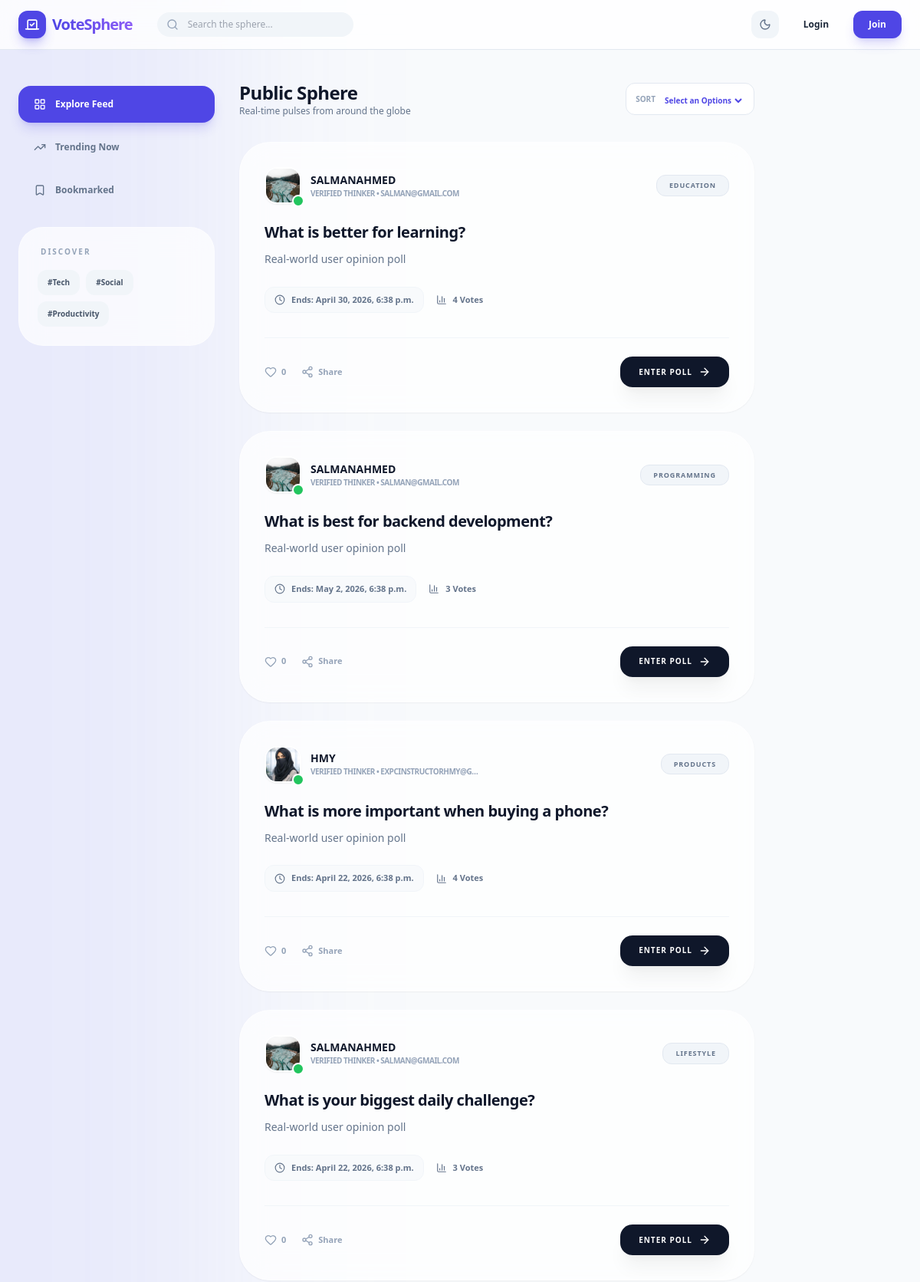
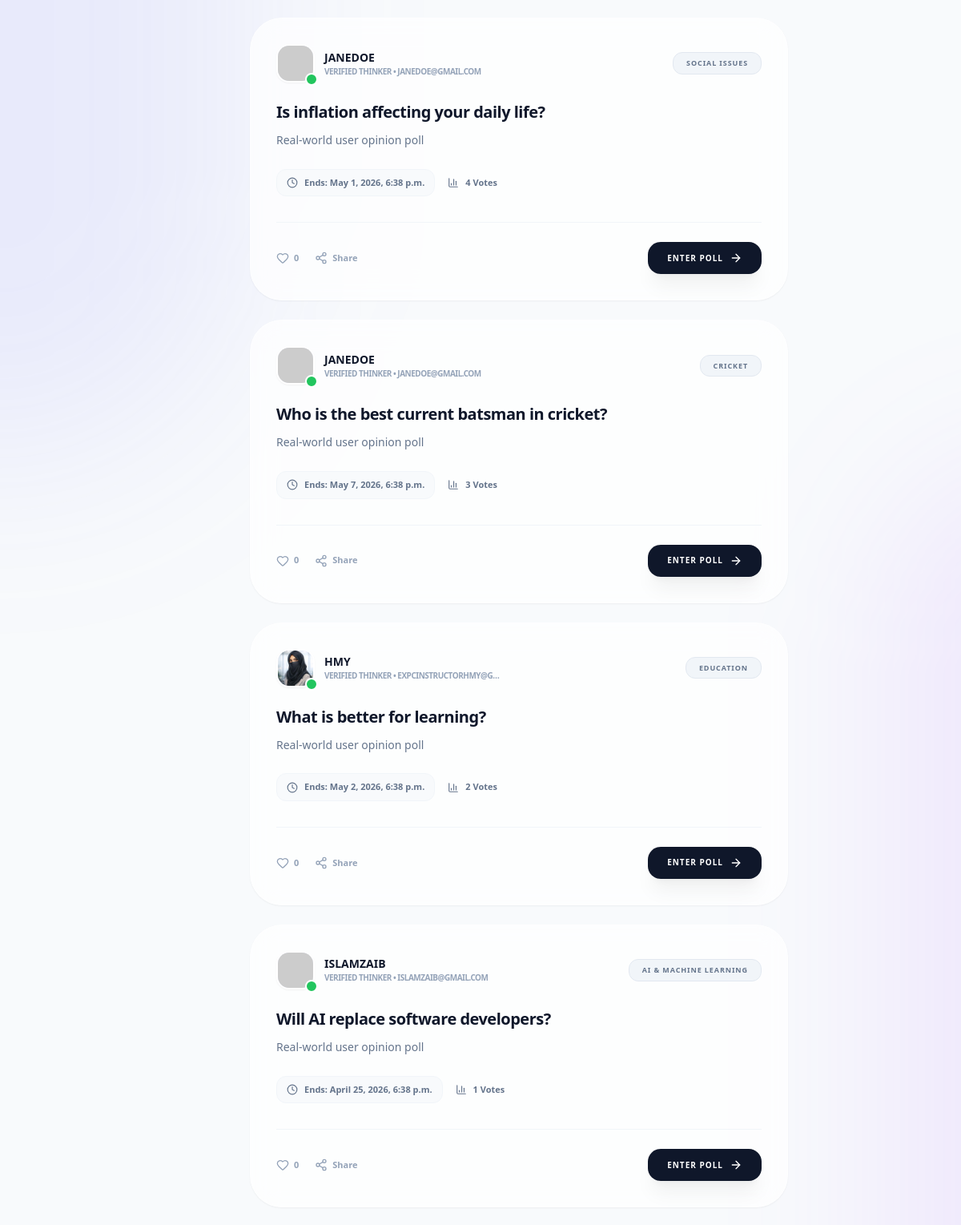
/ques/feeds (upper part), run on the app's committed database (2 pictures, top to bottom).
### questonaries/models.py (models this page shows)
class Question(models.Model):
    ques = models.TextField(null=False)
    q_desc = models.TextField(null=True)
    expiry = models.DateTimeField()
    hashtags = models.TextField(null=True)
    img = models.ImageField(
        upload_to='images/Ques_Covers/%Y/%m/%d/',
        validators=[FileExtensionValidator(
            allowed_extensions=['jpg','jpeg','png','webp', 'gif'],
            message="Only this image formates are allowed: jpg, jpeg, gif, png, webp.")],
          blank=True, null=True
        )
    u_id = models.ForeignKey(User,on_delete=models.CASCADE)
    cat_id = models.ForeignKey(Category,on_delete=models.PROTECT)
    created_at= models.DateTimeField(auto_now_add=True)

class Category(models.Model):
    category = models.CharField(max_length=200)

### users/models.py (models this page shows, shortened)
class UserProfile(models.Model):
    user_id = models.OneToOneField(User,on_delete=models.CASCADE,primary_key=True,related_name='profile')
    profile_picture = models.ImageField(
        upload_to='images/profile_pictures/%Y/%m/%d/',
        validators=[FileExtensionValidator(
            allowed_extensions=['jpg','jpeg','png','webp', 'gif'],
            message="Only this image formates are allowed: jpg, jpeg, gif, png, webp.")],
          blank=True, null=True
        )
    bio = models.TextField(blank=True, max_length=300)
    location = models.CharField(max_length=150, blank=True)
    birth_date = models.DateField(blank=True,null=True)
    created_at = models.DateTimeField(auto_now_add=True)
    uploaded_at = models.DateTimeField(auto_now_add=True)

### questonaries/views.py (the view)
def feed_view(req):
    hashtag = req.GET.get('hashtag')
    trend_q= req.GET.get('trend_q')
    search = req.GET.get('search')
    sort = req.GET.get('sort')
    feeds = None
    print("search" , search)
    if req.user.is_authenticated:
        feeds = Question.objects.exclude(u_id = req.user,expiry__gt=timezone.now())
    else:
        feeds=Question.objects.all()
    if trend_q=="1":
        feeds= tranding_ques(req)
        print(feeds)
    if search:
        feeds = feeds.filter(
            Q(ques__icontains=search) |
            Q(q_desc__icontains=search) |
            Q(hashtags__icontains=search)
        )
    if sort=='popular':
        feeds = popular(req)
    else:
        feeds = feeds.order_by('-created_at')
    if hashtag:
        feeds =feeds.filter(hashtags__icontains=hashtag)
    trend_tags = trending_hashtags()
    feed_array=[]
    for f in feeds:
        total = Vote_Click.objects.filter(opt_id__q_id=f).count()
        likes = PostLikes.objects.filter(q_id=f.id).count()
        user_liked = PostLikes.objects.filter(q_id=f.id,user_id=req.user.id).exists()
        feed_array.append({
            'ques_vote_count':total,
            'ques_data':f,
            'likes': likes,
            'user_liked':user_liked
        })
    context= {
        'feeds':feed_array,
        'trending_tags':trend_tags
        }
    return render(req,"questionaries/Feed.html", context)

### questonaries/views.py (called while the page is built)
def trending_hashtags():
    ques = Question.objects.all()
    tags_list=[]
    for q in ques:
        if q.hashtags:
            tags = q.hashtags.split()
            for tag in tags:
                tags_list.append(tag.strip().lower())
    tag_count = Counter(tags_list)
    tag = tag_count.most_common(3)
    print(tag)
    return tag

### questonaries/Templates/questionaries/Feed.html (shortened to what this page needs)
{% extends 'home/layout.html' %}
{% block content %}
<body class="bg-slate-50 dark:bg-slate-950 text-slate-800 dark:text-slate-200 transition-colors duration-500 min-h-screen font-sans flex flex-col">
    <div class="fixed inset-0 -z-10 overflow-hidden">
    </div>
    <header class="sticky top-0 z-40 bg-white/80 dark:bg-slate-950/80 backdrop-blur-xl border-b border-slate-200 dark:border-slate-800">
        <div class="max-w-7xl mx-auto px-4 sm:px-6 h-16 flex items-center justify-between">
            <div class="flex items-center gap-4 sm:gap-8">
                <a href="{% url 'home' %}" class="flex items-center gap-2 group">
                    <div class="bg-brand-600 p-2 rounded-xl text-white shadow-lg shadow-brand-600/30 transform group-hover:rotate-12 transition-transform">
                        <i data-lucide="vote" class="w-5 h-5"></i>
                    </div>
                    <span class="text-xl font-black tracking-tighter bg-gradient-to-r from-brand-600 to-violet-500 bg-clip-text text-transparent">
                    </span>
                </a>
                <form method="GET">
                    <div class="hidden md:flex relative group">
                        <i data-lucide="search" class="absolute left-3 top-1/2 -translate-y-1/2 w-4 h-4 text-slate-400"></i>
                        <input type="text" placeholder="Search the sphere..." name="search" class="bg-slate-100 dark:bg-slate-900 border-none rounded-2xl py-2 pl-10 pr-4 text-xs w-64 focus:ring-2 focus:ring-brand-600/20 transition-all outline-none">
                    </div>
                </form>
            </div>
            <div class="flex items-center gap-2 sm:gap-4">
                <button onclick="toggleTheme()" class="p-2.5 rounded-xl bg-slate-100 dark:bg-slate-900 text-slate-500 dark:text-slate-400 hover:text-brand-600 transition-all active:scale-90">
                    <i data-lucide="moon" class="w-4 h-4 block dark:hidden"></i>
                </button>
                {% if user.is_authenticated %}
                    <a href="{% url 'create-ques' %}" class="bg-brand-600 hover:bg-brand-700 text-white px-4 py-2.5 rounded-xl text-xs font-black flex items-center gap-2 transition-all shadow-lg shadow-brand-600/20 active:scale-95">
                        <i data-lucide="plus" class="w-4 h-4"></i>
                        <span class="hidden sm:inline">Create Poll</span>
                    </a>
                    <a href="{% url 'Logout' %}" class="bg-brand-600 text-white px-4 py-2 rounded-lg text-xs font-bold hover:bg-brand-700 shadow-md shadow-brand-600/30 transition active:scale-95">Logout</a>
                    <a href="{% url 'profile' %}">
                        <div class="w-8 h-8 rounded-full bg-gradient-to-tr from-brand-600 to-purple-500 p-0.5">
                            <img src="{% if user.profile.profile_picture %}{{user.profile.profile_picture.url}}{% else %}https://api.dicebear.com/7.x/avataaars/svg?seed={{request.user.username}}{% endif %}" class="w-full h-full rounded-full bg-white dark:bg-slate-900" alt="Avatar">
                        </div>
                    </a>
                {% else %}
                    <a href="{% url 'login' %}" class="hidden sm:block text-xs font-bold px-4 py-2 rounded-xl hover:bg-slate-100 dark:hover:bg-slate-900 transition-colors">Login</a>
                    <a href="{% url 'regis' %}" class="bg-brand-600 text-white px-5 py-2.5 rounded-xl text-xs font-black hover:bg-brand-700 shadow-lg shadow-brand-600/20 transition active:scale-95">Join</a>
                {% endif %}
            </div>
        </div>
    </header>
    <div class="max-w-7xl mx-auto w-full px-4 sm:px-6 py-6 lg:py-10 flex gap-8 flex-grow">
        <aside class="hidden lg:flex flex-col gap-6 w-64 sticky top-28 h-fit">
            <div class="space-y-2">
                <a href="{% url 'feeds' %}"
                   class="flex items-center gap-3 px-5 py-4 rounded-2xl text-xs transition-all
                   {% if request.resolver_match.url_name == 'feeds' and not request.GET.trend_q %}
                        bg-brand-600 text-white font-black shadow-lg shadow-brand-600/20
                   {% else %}
                        text-slate-500 hover:bg-white dark:hover:bg-slate-900 font-bold hover:translate-x-1
                   {% endif %}">
                    <i data-lucide="layout-grid" class="w-4 h-4"></i> Explore Feed
                </a>
                <a href="{% url 'feeds' %}?trend_q=1"
                   class="flex items-center gap-3 px-5 py-4 rounded-2xl text-xs transition-all
                   {% if request.GET.trend_q == '1' %}
                        bg-brand-600 text-white font-black shadow-lg shadow-brand-600/20
                   {% else %}
                        text-slate-500 hover:bg-white dark:hover:bg-slate-900 font-bold hover:translate-x-1
                   {% endif %}">
                    <i data-lucide="trending-up" class="w-4 h-4"></i> Trending Now
                </a>
                <a href="#"
                   class="flex items-center gap-3 px-5 py-4 rounded-2xl text-xs transition-all
                   {% if request.resolver_match.url_name == 'bookmarks_url_name' %}
                        bg-brand-600 text-white font-black shadow-lg shadow-brand-600/20
                   {% else %}
                        text-slate-500 hover:bg-white dark:hover:bg-slate-900 font-bold hover:translate-x-1
                   {% endif %}">
                    <i data-lucide="bookmark" class="w-4 h-4"></i> Bookmarked
                </a>
            </div>
            <div class="p-6 glass-card rounded-[2rem]">
                <h3 class="text-[10px] font-black uppercase tracking-[0.2em] text-slate-400 mb-4 px-1">Discover</h3>
                <div class="flex flex-wrap gap-2">
                    <a href="{% url 'feeds' %}?hashtag=tech" class="px-3 py-2 bg-slate-100 dark:bg-slate-800 rounded-xl text-[10px] font-bold text-slate-600 dark:text-slate-300 border border-transparent hover:border-brand-600 cursor-pointer transition-all">#Tech</a>
                    <a href="{% url 'feeds' %}?hashtag=social" class="px-3 py-2 bg-slate-100 dark:bg-slate-800 rounded-xl text-[10px] font-bold text-slate-600 dark:text-slate-300 border border-transparent hover:border-brand-600 cursor-pointer transition-all">#Social</a>
                    <a href="{% url 'feeds' %}?hashtag=Productivity" class="px-3 py-2 bg-slate-100 dark:bg-slate-800 rounded-xl text-[10px] font-bold text-slate-600 dark:text-slate-300 border border-transparent hover:border-brand-600 cursor-pointer transition-all">#Productivity</a>
                </div>
            </div>
        </aside>
        <main class="flex-grow max-w-2xl space-y-6">
            <div class="flex items-center justify-between pb-2">
                <div>
                    <h1 class="text-2xl font-black tracking-tight text-slate-900 dark:text-white">Public Sphere</h1>
                    <p class="text-xs text-slate-500 font-medium">Real-time pulses from around the globe</p>
                </div>
                <div class="flex items-center gap-2 bg-white dark:bg-slate-900 px-3 py-2 rounded-xl border border-slate-200 dark:border-slate-800">
                    <span class="text-[10px] font-black text-slate-400 uppercase">Sort</span>
                    <form method="GET">
                        <select name="sort" onchange="this.form.submit()" class="bg-transparent text-[10px] font-black text-brand-600 outline-none cursor-pointer">
                            <option>Select an Options</option>
                        </select>
                    </form>
                </div>
            </div>
            {% for f in feeds %}
            <a href="{% url 'voting_pole' f.ques_data.id %}">
            <div class="glass-card rounded-[2.5rem] p-6 lg:p-8 shadow-sm transition-all hover:shadow-xl hover:shadow-brand-600/5 group relative overflow-hidden">
                <div class="flex items-center justify-between mb-6">
                    <div class="flex items-center gap-3">
                        <div class="relative">
                            <img src="{% if f.ques_data.u_id.profile.profile_picture %}{{f.ques_data.u_id.profile.profile_picture.url}}{% else %}https://api.dicebear.com/7.x/avataaars/svg?seed={{f.ques_data.u_id.username}}{% endif %}" class="w-12 h-12 rounded-2xl bg-brand-100 dark:bg-brand-900/30 border-2 border-white dark:border-slate-800 shadow-sm" alt="User">
                            <div class="absolute -bottom-1 -right-1 w-4 h-4 bg-green-500 border-2 border-white dark:border-slate-900 rounded-full"></div>
                        </div>
                        <div>
                            <p class="text-sm font-black text-slate-900 dark:text-white">{{f.ques_data.u_id.username|upper}}</p>
                            <p class="text-[10px] text-slate-400 font-bold uppercase tracking-tighter">Verified Thinker • {{f.ques_data.u_id.email|truncatechars:20}}</p>
                        </div>
                    </div>
                    <div class="bg-slate-100 dark:bg-slate-800 text-slate-500 px-4 py-1.5 rounded-xl text-[9px] font-black uppercase tracking-widest border border-slate-200 dark:border-slate-700">
                        {{f.ques_data.cat_id.category|default:"General"}}
                    </div>
                </div>
                <h2 class="text-xl font-black tracking-tight mb-3 leading-tight text-slate-900 dark:text-white group-hover:text-brand-600 transition-colors">
                    {{f.ques_data.ques}}
                </h2>
                <p class="text-slate-500 dark:text-slate-400 text-sm leading-relaxed mb-6 line-clamp-2">
                   {{f.ques_data.q_desc}}
                </p>
                <div class="flex flex-wrap items-center gap-4 mb-8">
                    <div class="flex items-center gap-2 text-slate-500 bg-slate-50 dark:bg-slate-800/50 px-3 py-2 rounded-xl border border-slate-100 dark:border-slate-800">
                        <i data-lucide="clock" class="w-3.5 h-3.5 text-brand-500"></i>
                        <span class="text-[11px] font-black">Ends: {{f.ques_data.expiry}}</span>
                    </div>
                    <div class="flex items-center gap-2 text-slate-500">
                        <i data-lucide="bar-chart-3" class="w-3.5 h-3.5"></i>
                        <span class="text-[11px] font-black">{{f.ques_vote_count}} Votes</span>
                    </div>
                </div>
                <div class="flex items-center justify-between pt-6 border-t border-slate-100 dark:border-slate-800">
                    <div class="flex items-center gap-5">
                        <form method="POST" action="{% url 'post_likes' f.ques_data.id %}">
                        <button type="submit" class="flex items-center gap-1.5 {% if f.user_liked %} text-red-500 {% else %} text-slate-400 {% endif %} hover:text-red-500 transition-colors">
                            <i data-lucide="heart" class="w-4 h-4"></i>
                            <span class="text-[11px] font-black">{{f.likes}}</span>
                        </button>
                        </form>
                        <button class="flex items-center gap-1.5 text-slate-400 hover:text-brand-600 transition-colors">
                            <i data-lucide="share-2" class="w-4 h-4"></i>
                            <span class="text-[11px] font-black">Share</span>
                        </button>
                    </div>
                    <a href="{% url 'voting_pole' f.ques_data.id %}" class="group/btn flex items-center gap-2 bg-slate-900 dark:bg-white text-white dark:text-slate-900 px-6 py-3 rounded-2xl text-[10px] font-black uppercase tracking-widest hover:bg-brand-600 dark:hover:bg-brand-600 hover:text-white transition-all shadow-xl shadow-black/5 active:scale-95">
                        Enter Poll
                        <i data-lucide="arrow-right" class="w-4 h-4 transform group-hover/btn:translate-x-1 transition-transform"></i>
                    </a>
                </div>
            </div>
            </a>
            {% endfor %}
        </main>
    </div>
</body>
{% endblock %}

### questonaries/Templates/questionaries/Feed.html (style rules this page uses)
.glass-card { background: rgba(255, 255, 255, 0.7); backdrop-filter: blur(16px); -webkit-backdrop-filter: blur(16px); border: 1px solid rgba(255, 255, 255, 0.4); }

### data on the page
Question: u_id.profile_picture (picture), ques_data.u_id.username "SALMANAHMED", ques_data.u_id.email "SALMAN@GMAIL.COM", ques_data.cat_id.category "EDUCATION", ques_data.ques "What is better for learning?", ques_data.q_desc "Real-world user opinion poll", ques_data.expiry "April 30, 2026, 6:38 p.m.", ques_vote_count "4", likes "0"
Question: u_id.profile_picture (picture), ques_data.u_id.username "SALMANAHMED", ques_data.u_id.email "SALMAN@GMAIL.COM", ques_data.cat_id.category "PROGRAMMING", ques_data.ques "What is best for backend development?", ques_data.q_desc "Real-world user opinion poll", ques_data.expiry "May 2, 2026, 6:38 p.m.", ques_vote_count "3", likes "0"
Question: u_id.profile_picture (picture), ques_data.u_id.username "HMY", ques_data.u_id.email "EXPCINSTRUCTORHMY@G…", ques_data.cat_id.category "PRODUCTS", ques_data.ques "What is more important when buying a phone?", ques_data.q_desc "Real-world user opinion poll", ques_data.expiry "April 22, 2026, 6:38 p.m.", ques_vote_count "4", likes "0"
Question: u_id.profile_picture (picture), ques_data.u_id.username "SALMANAHMED", ques_data.u_id.email "SALMAN@GMAIL.COM", ques_data.cat_id.category "LIFESTYLE", ques_data.ques "What is your biggest daily challenge?", ques_data.q_desc "Real-world user opinion poll", ques_data.expiry "April 22, 2026, 6:38 p.m.", ques_vote_count "3", likes "0"
Question: ques_data.u_id.username "JANEDOE", ques_data.u_id.email "JANEDOE@GMAIL.COM", ques_data.cat_id.category "SOCIAL ISSUES", ques_data.ques "Is inflation affecting your daily life?", ques_data.q_desc "Real-world user opinion poll", ques_data.expiry "May 1, 2026, 6:38 p.m.", ques_vote_count "4", likes "0"
Question: ques_data.u_id.username "JANEDOE", ques_data.u_id.email "JANEDOE@GMAIL.COM", ques_data.cat_id.category "CRICKET", ques_data.ques "Who is the best current batsman in cricket?", ques_data.q_desc "Real-world user opinion poll", ques_data.expiry "May 7, 2026, 6:38 p.m.", ques_vote_count "3", likes "0"
Question: u_id.profile_picture (picture), ques_data.u_id.username "HMY", ques_data.u_id.email "EXPCINSTRUCTORHMY@G…", ques_data.cat_id.category "EDUCATION", ques_data.ques "What is better for learning?", ques_data.q_desc "Real-world user opinion poll", ques_data.expiry "May 2, 2026, 6:38 p.m.", ques_vote_count "2", likes "0"
Question: ques_data.u_id.username "ISLAMZAIB", ques_data.u_id.email "ISLAMZAIB@GMAIL.COM", ques_data.cat_id.category "AI & MACHINE LEARNING", ques_data.ques "Will AI replace software developers?", ques_data.q_desc "Real-world user opinion poll", ques_data.expiry "April 25, 2026, 6:38 p.m.", ques_vote_count "1", likes "0"
